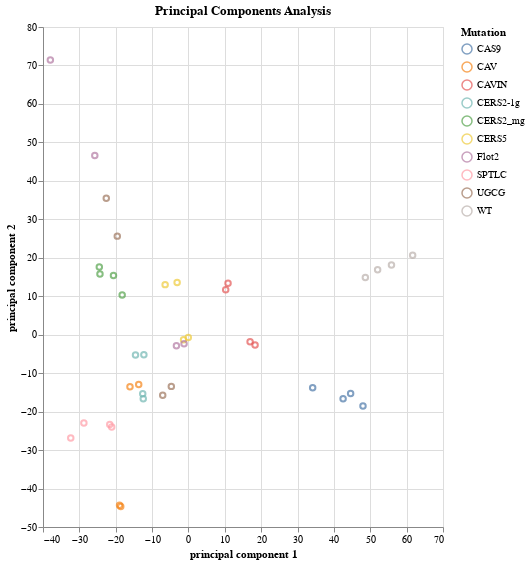

Write notebook code for a chart like this one.
### Code cell
# chart principal components
click = alt.selection_point(fields=['Mutation'])

pca= alt.Chart(df_pca).mark_point().encode(
    x='principal component 1:Q',
    y='principal component 2:Q',
    color=alt.condition(click, 'Mutation:N', alt.value('lightgray')),
    tooltip=['Exp', 'Mutation']
).properties(
    width=400,
    height=500,
    title='Principal Components Analysis'
).add_params(
    click
)

pca

### Figure 1 — Vega-Lite specification as saved in the notebook (floating-point values rounded to 4 significant figures)
{"config": {"view": {"continuousWidth": 300, "continuousHeight": 300}}, "data": {"name": "data-2862af10eec6bc9de678db804cb7b14f"}, "mark": {"type": "point"}, "encoding": {"color": {"condition": {"param": "param_1", "field": "Mutation", "type": "nominal"}, "value": "lightgray"}, "tooltip": [{"field": "Exp", "type": "nominal"}, {"field": "Mutation", "type": "nominal"}], "x": {"field": "principal component 1", "type": "quantitative"}, "y": {"field": "principal component 2", "type": "quantitative"}}, "height": 500, "params": [{"name": "param_1", "select": {"type": "point", "fields": ["Mutation"]}}], "title": "Principal Components Analysis", "width": 400, "$schema": "https://vega.github.io/schema/vega-lite/v5.8.0.json", "datasets": {"data-2862af10eec6bc9de678db804cb7b14f": [{"principal component 1": 42.53, "principal component 2": -16.68, "principal component 3": 45.54, "principal component 4": -15.93, "principal component 5": -17.89, "principal component 6": -0.8917, "principal component 7": 7.85, "principal component 8": -2.577, "principal component 9": -0.2331, "principal component 10": 16.45, "Exp": "CAS9-A", "Mutation": "CAS9"}, {"principal component 1": 44.6, "principal component 2": -15.27, "principal component 3": 43.06, "principal component 4": -16.5, "principal component 5": -10.27, "principal component 6": -3.091, "principal component 7": 13.09, "principal component 8": -5.357, "principal component 9": 64.79, "principal component 10": -0.1109, "Exp": "CAS9-A.1", "Mutation": "CAS9"}, {"principal component 1": 48.0, "principal component 2": -18.52, "principal component 3": 39.71, "principal component 4": -38.09, "principal component 5": -23.55, "principal component 6": -0.08065, "principal component 7": -1.118, "principal component 8": -2.077, "principal component 9": -41.83, "principal component 10": -9.385, "Exp": "CAS9-B", "Mutation": "CAS9"}, {"principal component 1": 34.16, "principal component 2": -13.79, "principal component 3": 27.39, "principal component 4": -26.24, "principal component 5": -13.41, "principal component 6": -5.289, "principal component 7": -0.266, "principal component 8": -1.769, "principal component 9": -17.73, "principal component 10": -1.798, "Exp": "CAS9-B.1", "Mutation": "CAS9"}, {"principal component 1": -13.68, "principal component 2": -12.92, "principal component 3": -8.42, "principal component 4": -3.654, "principal component 5": -10.15, "principal component 6": 30.8, "principal component 7": -24.84, "principal component 8": 18.11, "principal component 9": 4.694, "principal component 10": -4.945, "Exp": "CAV_A", "Mutation": "CAV"}, {"principal component 1": -16.08, "principal component 2": -13.53, "principal component 3": -8.646, "principal component 4": -1.209, "principal component 5": -9.636, "principal component 6": 30.04, "principal component 7": -22.99, "principal component 8": 10.95, "principal component 9": 5.453, "principal component 10": -3.335, "Exp": "CAV_A.1", "Mutation": "CAV"}, {"principal component 1": -18.95, "principal component 2": -44.32, "principal component 3": 24.15, "principal component 4": 53.65, "principal component 5": -0.6142, "principal component 6": 27.21, "principal component 7": 12.09, "principal component 8": -16.97, "principal component 9": -4.962, "principal component 10": 0.04857, "Exp": "CAV_B", "Mutation": "CAV"}, {"principal component 1": -18.62, "principal component 2": -44.65, "principal component 3": 22.08, "principal component 4": 51.31, "principal component 5": -1.049, "principal component 6": 26.05, "principal component 7": 11.36, "principal component 8": -5.82, "principal component 9": -8.679, "principal component 10": 1.045, "Exp": "CAV_B.1", "Mutation": "CAV"}, {"principal component 1": 10.89, "principal component 2": 13.39, "principal component 3": -1.926, "principal component 4": -0.2606, "principal component 5": -4.099, "principal component 6": 20.37, "principal component 7": -16.95, "principal component 8": 2.536, "principal component 9": 7.416, "principal component 10": 0.9636, "Exp": "CAVIN_A", "Mutation": "CAVIN"}, {"principal component 1": 10.24, "principal component 2": 11.68, "principal component 3": -3.987, "principal component 4": 2.159, "principal component 5": 0.3579, "principal component 6": 18.28, "principal component 7": -18.35, "principal component 8": 1.794, "principal component 9": 2.17, "principal component 10": 8.705, "Exp": "CAVIN_A.1", "Mutation": "CAVIN"}, {"principal component 1": 16.95, "principal component 2": -1.863, "principal component 3": -15.49, "principal component 4": -2.352, "principal component 5": 1.51, "principal component 6": 14.96, "principal component 7": -14.86, "principal component 8": 18.84, "principal component 9": 5.317, "principal component 10": -6.28, "Exp": "CAVIN_B", "Mutation": "CAVIN"}, {"principal component 1": 18.32, "principal component 2": -2.691, "principal component 3": -14.04, "principal component 4": -2.786, "principal component 5": 0.4321, "principal component 6": 16.44, "principal component 7": -15.67, "principal component 8": 17.53, "principal component 9": 6.273, "principal component 10": -5.747, "Exp": "CAVIN_B.1", "Mutation": "CAVIN"}, {"principal component 1": -24.34, "principal component 2": 15.75, "principal component 3": -5.944, "principal component 4": 0.2743, "principal component 5": -16.26, "principal component 6": -10.22, "principal component 7": 2.157, "principal component 8": -7.208, "principal component 9": 2.626, "principal component 10": 13.83, "Exp": "CERS2_mg-A", "Mutation": "CERS2_mg"}, {"principal component 1": -24.52, "principal component 2": 17.59, "principal component 3": -4.621, "principal component 4": -0.07487, "principal component 5": -13.47, "principal component 6": -9.368, "principal component 7": 0.36, "principal component 8": -9.46, "principal component 9": 0.9309, "principal component 10": 12.11, "Exp": "CERS2_mg-A.1", "Mutation": "CERS2_mg"}, {"principal component 1": -20.62, "principal component 2": 15.39, "principal component 3": -10.8, "principal component 4": -2.836, "principal component 5": -21.53, "principal component 6": -6.556, "principal component 7": 5.889, "principal component 8": -12.7, "principal component 9": -1.579, "principal component 10": 0.2198, "Exp": "CERS2_mg-B", "Mutation": "CERS2_mg"}, {"principal component 1": -18.23, "principal component 2": 10.31, "principal component 3": -12.33, "principal component 4": -0.7688, "principal component 5": -21.67, "principal component 6": -8.327, "principal component 7": -2.676, "principal component 8": -12.21, "principal component 9": -0.1717, "principal component 10": 4.002, "Exp": "CERS2_mg-B.1", "Mutation": "CERS2_mg"}, {"principal component 1": -12.26, "principal component 2": -5.23, "principal component 3": -20.01, "principal component 4": -2.479, "principal component 5": -5.918, "principal component 6": -13.84, "principal component 7": -0.6949, "principal component 8": 3.546, "principal component 9": 2.573, "principal component 10": -4.67, "Exp": "CERS2-1g_A", "Mutation": "CERS2-1g"}, {"principal component 1": -14.56, "principal component 2": -5.299, "principal component 3": -19.4, "principal component 4": -0.8603, "principal component 5": -1.764, "principal component 6": -14.42, "principal component 7": 2.657, "principal component 8": 2.075, "principal component 9": 2.419, "principal component 10": -3.897, "Exp": "CERS2-1g_A.1", "Mutation": "CERS2-1g"}, {"principal component 1": -12.58, "principal component 2": -15.36, "principal component 3": -5.213, "principal component 4": 22.71, "principal component 5": -15.06, "principal component 6": -23.41, "principal component 7": 7.09, "principal component 8": -0.04958, "principal component 9": -1.484, "principal component 10": -1.291, "Exp": "CERS2-1g_B", "Mutation": "CERS2-1g"}, {"principal component 1": -12.43, "principal component 2": -16.66, "principal component 3": -1.442, "principal component 4": 25.0, "principal component 5": -10.84, "principal component 6": -28.29, "principal component 7": 10.42, "principal component 8": 6.262, "principal component 9": 0.7988, "principal component 10": -5.887, "Exp": "CERS2-1g_B.1", "Mutation": "CERS2-1g"}, {"principal component 1": -0.04673, "principal component 2": -0.7188, "principal component 3": -21.06, "principal component 4": -1.715, "principal component 5": -18.23, "principal component 6": -5.739, "principal component 7": -5.078, "principal component 8": -4.288, "principal component 9": -0.2703, "principal component 10": 0.1735, "Exp": "CERS5-A", "Mutation": "CERS5"}, {"principal component 1": -1.347, "principal component 2": -1.316, "principal component 3": -21.95, "principal component 4": -3.099, "principal component 5": -20.32, "principal component 6": -5.637, "principal component 7": -4.135, "principal component 8": -4.664, "principal component 9": -0.37, "principal component 10": 1.566, "Exp": "CERS5-A.1", "Mutation": "CERS5"}, {"principal component 1": -6.41, "principal component 2": 13.01, "principal component 3": -7.025, "principal component 4": 3.32, "principal component 5": -15.9, "principal component 6": -4.387, "principal component 7": -1.905, "principal component 8": -10.12, "principal component 9": -2.507, "principal component 10": 14.72, "Exp": "CERS5-B", "Mutation": "CERS5"}, {"principal component 1": -3.113, "principal component 2": 13.58, "principal component 3": -8.897, "principal component 4": 3.621, "principal component 5": -20.66, "principal component 6": -1.926, "principal component 7": -6.87, "principal component 8": -12.25, "principal component 9": -0.6402, "principal component 10": 12.3, "Exp": "CERS5-B.1", "Mutation": "CERS5"}, {"principal component 1": -25.75, "principal component 2": 46.61, "principal component 3": 12.37, "principal component 4": -4.261, "principal component 5": -5.392, "principal component 6": 10.08, "principal component 7": 4.168, "principal component 8": -6.278, "principal component 9": 3.4, "principal component 10": -5.781, "Exp": "Flot2-A", "Mutation": "Flot2"}, {"principal component 1": -37.98, "principal component 2": 71.4, "principal component 3": 27.2, "principal component 4": -8.914, "principal component 5": -4.137, "principal component 6": 31.9, "principal component 7": 49.66, "principal component 8": 21.33, "principal component 9": -5.324, "principal component 10": -16.81, "Exp": "Flot2-A.1", "Mutation": "Flot2"}, {"principal component 1": -3.305, "principal component 2": -2.871, "principal component 3": -17.35, "principal component 4": -6.652, "principal component 5": -10.56, "principal component 6": -11.63, "principal component 7": 1.086, "principal component 8": 4.807, "principal component 9": 1.478, "principal component 10": -10.59, "Exp": "Flot2-B", "Mutation": "Flot2"}, {"principal component 1": -1.214, "principal component 2": -2.358, "principal component 3": -18.87, "principal component 4": -7.545, "principal component 5": -8.552, "principal component 6": -12.34, "principal component 7": 1.956, "principal component 8": 1.701, "principal component 9": 0.304, "principal component 10": -10.43, "Exp": "Flot2-B.1", "Mutation": "Flot2"}, {"principal component 1": -28.76, "principal component 2": -22.95, "principal component 3": -10.15, "principal component 4": -27.3, "principal component 5": 30.45, "principal component 6": 2.216, "principal component 7": 7.502, "principal component 8": -6.121, "principal component 9": 0.3334, "principal component 10": 1.64, "Exp": "SPTLC_A", "Mutation": "SPTLC"}, {"principal component 1": -32.37, "principal component 2": -26.84, "principal component 3": -10.91, "principal component 4": -38.03, "principal component 5": 45.9, "principal component 6": 6.129, "principal component 7": 20.91, "principal component 8": -24.62, "principal component 9": 3.324, "principal component 10": 9.133, "Exp": "SPTLC_A.1", "Mutation": "SPTLC"}, {"principal component 1": -21.64, "principal component 2": -23.37, "principal component 3": -10.54, "principal component 4": -27.57, "principal component 5": 19.96, "principal component 6": 3.763, "principal component 7": 1.771, "principal component 8": -0.4016, "principal component 9": -2.821, "principal component 10": 0.995, "Exp": "SPTLC_B", "Mutation": "SPTLC"}, {"principal component 1": -21.11, "principal component 2": -24.02, "principal component 3": -11.34, "principal component 4": -28.53, "principal component 5": 20.31, "principal component 6": 9.175, "principal component 7": -2.356, "principal component 8": 1.84, "principal component 9": -4.329, "principal component 10": 1.161, "Exp": "SPTLC_B.1", "Mutation": "SPTLC"}, {"principal component 1": -19.57, "principal component 2": 25.62, "principal component 3": 39.97, "principal component 4": 10.37, "principal component 5": 30.56, "principal component 6": -15.44, "principal component 7": -17.56, "principal component 8": 26.13, "principal component 9": -6.508, "principal component 10": 54.44, "Exp": "UGCG-A", "Mutation": "UGCG"}, {"principal component 1": -22.6, "principal component 2": 35.49, "principal component 3": 51.96, "principal component 4": 11.13, "principal component 5": 33.85, "principal component 6": -17.13, "principal component 7": -44.89, "principal component 8": -32.25, "principal component 9": 0.4155, "principal component 10": -35.06, "Exp": "UGCG-A.1", "Mutation": "UGCG"}, {"principal component 1": -7.077, "principal component 2": -15.77, "principal component 3": 10.3, "principal component 4": 10.82, "principal component 5": 14.05, "principal component 6": -26.17, "principal component 7": 5.625, "principal component 8": 28.41, "principal component 9": -1.009, "principal component 10": -14.82, "Exp": "UGCG-B", "Mutation": "UGCG"}, {"principal component 1": -4.713, "principal component 2": -13.44, "principal component 3": 11.17, "principal component 4": 8.397, "principal component 5": 16.96, "principal component 6": -28.95, "principal component 7": 3.277, "principal component 8": 33.09, "principal component 9": 0.7013, "principal component 10": -15.24, "Exp": "UGCG-B.1", "Mutation": "UGCG"}, {"principal component 1": 55.83, "principal component 2": 18.13, "principal component 3": -25.46, "principal component 4": 14.22, "principal component 5": 16.08, "principal component 6": 3.281, "principal component 7": 3.717, "principal component 8": -7.408, "principal component 9": -5.426, "principal component 10": 1.596, "Exp": "WT_A", "Mutation": "WT"}, {"principal component 1": 61.66, "principal component 2": 20.68, "principal component 3": -25.03, "principal component 4": 13.79, "principal component 5": 24.28, "principal component 6": 9.261, "principal component 7": 4.785, "principal component 8": -2.341, "principal component 9": -6.322, "principal component 10": -1.108, "Exp": "WT_A.1", "Mutation": "WT"}, {"principal component 1": 52.02, "principal component 2": 16.88, "principal component 3": -17.83, "principal component 4": 18.62, "principal component 5": 25.65, "principal component 6": -3.105, "principal component 7": 14.38, "principal component 8": -8.314, "principal component 9": -1.339, "principal component 10": -0.308, "Exp": "WT_B", "Mutation": "WT"}, {"principal component 1": 48.65, "principal component 2": 14.89, "principal component 3": -16.22, "principal component 4": 18.28, "principal component 5": 20.59, "principal component 6": -3.705, "principal component 7": 9.42, "principal component 8": -3.716, "principal component 9": -1.877, "principal component 10": 2.391, "Exp": "WT_B.1", "Mutation": "WT"}]}}
